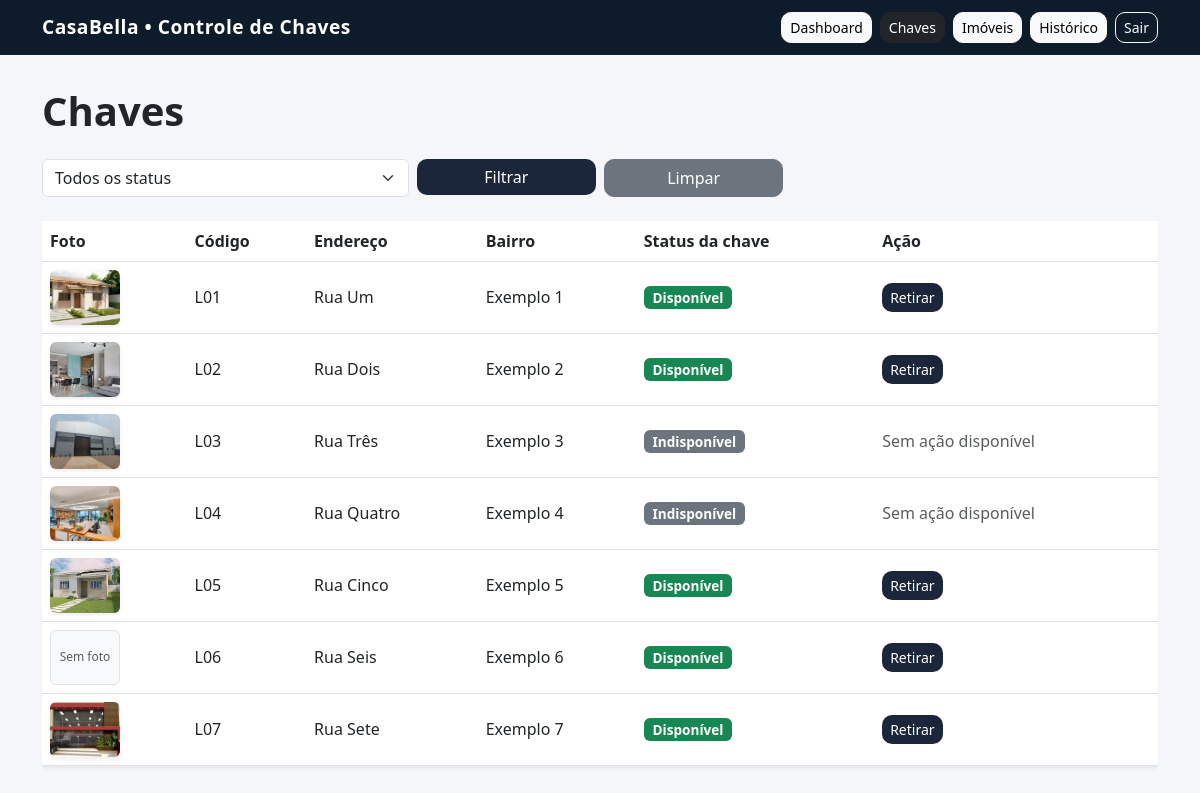
Screenshot of /chaves/ (signed in) with the database file from the repository.
### imoveis/models.py (models this page shows, shortened)
class Chave(models.Model):
    imovel = models.OneToOneField(Imovel, on_delete=models.CASCADE)
    STATUS_CHOICES = [
        ('disponivel', 'Disponível'),
        ('retirada', 'Retirada'),
        ('indisponivel', 'Indisponível'),
    ]
    status = models.CharField(
        max_length=20,
        choices=STATUS_CHOICES,
        default='disponivel'
    )
    created_at = models.DateTimeField(auto_now_add=True)

class Imovel(models.Model):
    codigo = models.CharField(max_length=50)
    endereco = models.CharField(max_length=200)
    bairro = models.CharField(max_length=100)
    tipo = models.ForeignKey(TipoImovel, on_delete=models.SET_NULL, null=True, blank=True)
    status = models.CharField(
        max_length=50,
        choices=[
            ('disponivel', 'Disponível'),
            ('analise', 'Em análise'),
            ('alugado', 'Alugado'),
            ('inativo', 'Inativo'),
        ],
        default='disponivel'
    )
    foto = models.ImageField(upload_to='imoveis/', blank=True, null=True)
    created_at = models.DateTimeField(auto_now_add=True)

### imoveis/views.py (the view)
# urls.py: path('chaves/', views.chave_list, name='chave_list'),
@login_required
def chave_list(request):
    status = request.GET.get('status', '')
    chaves = Chave.objects.select_related('imovel').all().order_by('imovel__codigo')
    if status:
        chaves = chaves.filter(status=status)
    paginator = Paginator(chaves, 10)
    page = request.GET.get('page')
    chaves = paginator.get_page(page)
    return render(request, 'imoveis/chave_list.html', {
        'chaves': chaves,
        'status_atual': status
    })

### imoveis/templates/imoveis/chave_list.html (shortened to what this page needs)
{% extends "imoveis/base.html" %}
{% block content %}
<h1 class="mb-4 fw-bold">Chaves</h1>
<form method="GET" class="row g-2 mb-4">
    <div class="col-md-4">
        <select name="status" class="form-select">
            <option value="">Todos os status</option>
        </select>
    </div>
    <div class="col-md-2">
        <button class="btn btn-primary w-100">
            Filtrar
        </button>
    </div>
    <div class="col-md-2">
        <a href="{% url 'chave_list' %}" class="btn btn-secondary w-100">
            Limpar
        </a>
    </div>
</form>
<div class="d-none d-md-block">
    <div class="table-responsive">
        <table class="table table-hover align-middle bg-white shadow-sm">
            <thead>
                <tr>
                    <th>Foto</th>
                    <th>Código</th>
                    <th>Endereço</th>
                    <th>Bairro</th>
                    <th>Status da chave</th>
                    <th>Ação</th>
                </tr>
            </thead>
            <tbody>
                {% for chave in chaves %}
                    <tr>
                        <td>
                            {% if chave.imovel.foto %}
                                <img src="{{ chave.imovel.foto.url }}"
                                     width="70"
                                     height="55"
                                     class="rounded shadow-sm"
                                     style="object-fit: cover;">
                            {% else %}
                                <div class="bg-light border rounded d-flex align-items-center justify-content-center text-muted"
                                     style="width: 70px; height: 55px; font-size: 12px;">
                                  Sem foto
                                </div>
                            {% endif %}
                        </td>
                        <td>{{ chave.imovel.codigo }}</td>
                        <td>{{ chave.imovel.endereco }}</td>
                        <td>{{ chave.imovel.bairro }}</td>
                        <td>
                            {% if chave.status == 'disponivel' %}
                                <span class="badge bg-success">Disponível</span>
                            {% elif chave.status == 'retirada' %}
                                <span class="badge bg-danger">Retirada</span>
                            {% elif chave.status == 'indisponivel' %}
                                <span class="badge bg-secondary">Indisponível</span>
                            {% endif %}
                        </td>
                        <td>
                            {% if chave.status == 'disponivel' %}
                                <a href="{% url 'retirar_chave' chave.pk %}"
                                   class="btn btn-primary btn-sm">
                                    Retirar
                                </a>
                            {% elif chave.status == 'retirada' %}
                                <a href="{% url 'devolver_chave' chave.pk %}"
                                   class="btn btn-success btn-sm">
                                    Devolver
                                </a>
                            {% else %}
                                <span class="text-muted">Sem ação disponível</span>
                            {% endif %}
                        </td>
                    </tr>
                {% empty %}
                    <tr>
                        <td colspan="6" class="text-center text-muted">
                            Nenhuma chave encontrada.
                        </td>
                    </tr>
                {% endfor %}
            </tbody>
        </table>
    </div>
</div>
{% endblock %}

### imoveis/templates/imoveis/base.html (style rules this page uses)
body { background-color: #f4f6f9; }
.btn { border-radius: 10px; transition: 0.2s; }
.btn-primary { background-color: #1b263b; border: none; }
.badge { font-size: 0.85rem; }
html, body { max-width: 100%; overflow-x: hidden; }

### rows the page displays
Chave: imovel.foto (picture), imovel.codigo "L01", imovel.endereco "Rua Um", imovel.bairro "Exemplo 1", status "Disponível"
Chave: imovel.foto (picture), imovel.codigo "L02", imovel.endereco "Rua Dois", imovel.bairro "Exemplo 2", status "Disponível"
Chave: imovel.foto (picture), imovel.codigo "L03", imovel.endereco "Rua Três", imovel.bairro "Exemplo 3", status "Indisponível"
Chave: imovel.foto (picture), imovel.codigo "L04", imovel.endereco "Rua Quatro", imovel.bairro "Exemplo 4", status "Indisponível"
Chave: imovel.foto (picture), imovel.codigo "L05", imovel.endereco "Rua Cinco", imovel.bairro "Exemplo 5", status "Disponível"
Chave: shows "Sem foto", imovel.codigo "L06", imovel.endereco "Rua Seis", imovel.bairro "Exemplo 6", status "Disponível"
Chave: imovel.foto (picture), imovel.codigo "L07", imovel.endereco "Rua Sete", imovel.bairro "Exemplo 7", status "Disponível"
